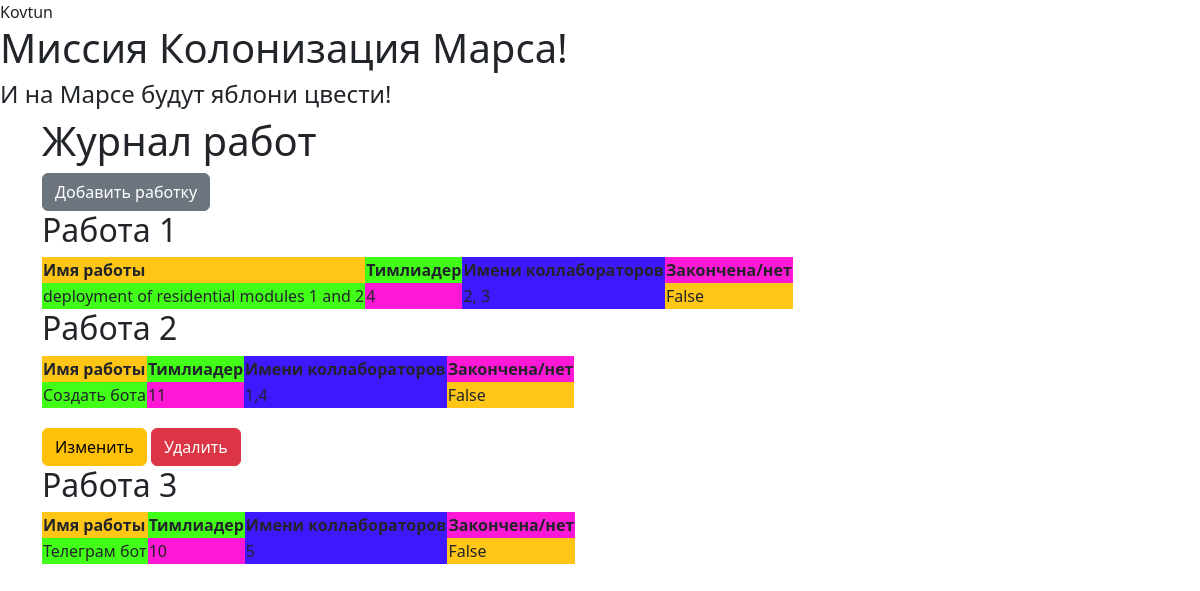
Screenshot of / (signed in) with the database file from the repository.
### data/user.py (models this page shows, shortened)
class User(SqlAlchemyBase, UserMixin):
    __tablename__ = 'users'
    id = sqlalchemy.Column(sqlalchemy.Integer,
                           primary_key=True, autoincrement=True)
    surname = sqlalchemy.Column(sqlalchemy.String)
    name = sqlalchemy.Column(sqlalchemy.String)
    age = sqlalchemy.Column(sqlalchemy.String, nullable=True)
    position = sqlalchemy.Column(sqlalchemy.String)
    speciality = sqlalchemy.Column(sqlalchemy.String)
    address = sqlalchemy.Column(sqlalchemy.String)
    email = sqlalchemy.Column(sqlalchemy.String, unique=True)
    hashed_password = sqlalchemy.Column(sqlalchemy.String)
    modified_date = sqlalchemy.Column(sqlalchemy.DateTime)
    job = orm.relationship("Jobs", back_populates='user')

### data/jobs.py (models this page shows)
class Jobs(SqlAlchemyBase):
    __tablename__ = 'jobs'
    id = sqlalchemy.Column(sqlalchemy.Integer,
                           primary_key=True)
    team_leader = sqlalchemy.Column(sqlalchemy.Integer, sqlalchemy.ForeignKey('users.id'))
    job = sqlalchemy.Column(sqlalchemy.String)
    work_size = sqlalchemy.Column(sqlalchemy.Integer)
    collaborators = sqlalchemy.Column(sqlalchemy.String)
    start_date = sqlalchemy.Column(sqlalchemy.DateTime)
    end_date = sqlalchemy.Column(sqlalchemy.DateTime)
    is_finished = sqlalchemy.Column(sqlalchemy.Boolean)
    user = orm.relationship('User')

### main.py (the view)
@app.route('/')
def i():
    db_sess = db_session.create_session()
    news = db_sess.query(Jobs).all()
    return render_template("base2.html", news=news)

### data/db_session.py (called while the page is built)
def create_session() -> Session:
    global __factory
    return __factory()

### main.py (called while the page is built)
@login_manager.user_loader
def load_user(user_id):
    db_sess = db_session.create_session()
    return db_sess.query(User).get(user_id)

### templates/base2.html
{% extends "base.html" %}
{% block content %}
<h1>Журнал работ</h1><a href="addjob" class="btn btn-secondary">Добавить работку</a>
{% for item in news%}
    <h2>Работа {{loop.index}}</h2>
    <table>
        <tr>
            <th style="background: #FFC618">Имя работы</th>
            <th style="background: #42FF18">Тимлиадер</th>
            <th style="background: #4018FF">Имени коллабораторов</th>
            <th style="background: #FF18D5">Закончена/нет</th>
        </tr>
        <tr>
            <td style="background: #42FF18">{{item.job}}</td>
            <td style="background: #FF18D5">{{item.team_leader}}</td>
            <td style="background: #4018FF">{{item.collaborators}}</td>
            <td style="background: #FFC618; ">{{item.is_finished}}</td>
        </tr>
    </table>
        {% if current_user.is_authenticated and current_user == item.user or current_user.id == 1%}
    <div style="margin-top: 20px">
        <a href="/jobs/{{ item.id }}" class="btn btn-warning">
            Изменить
        </a>
        <a href="/jobs_delete/{{ item.id }}" class="btn btn-danger">
            Удалить
        </a>
    </div>
{% endif %}
{% endfor %}
{% endblock %}

### templates/base.html (shortened to what this page needs)
    <!DOCTYPE html>
<html lang="en">
<head>
    <link href="https://cdn.jsdelivr.net/npm/bootstrap@5.3.2/dist/css/bootstrap.min.css" rel="stylesheet">
    </head>
    <body>
    <header>
        {% if current_user.is_authenticated %}
    <a class="navbar-brand" href="/logout">{{ current_user.name }}</a>
{% else %}
    <p>
        <a class="btn btn-primary " href="/register">Зарегистрироваться</a>
        <a class="btn btn-success" href="/login">Войти</a>
    </p>
{% endif %}
        <h1>Миссия Колонизация Марса!</h1>
        <h4>И на Марсе будут яблони цвести!</h4></header>
        <main role="main" class="container">
    {% block content %}{% endblock %}
        </main>
    </body>
</html>

### rows the page displays
User: name "Kovtun"
Jobs: job "deployment of residential modules 1 and 2", team_leader "4", collaborators "2, 3", is_finished "False"
Jobs: job "Создать бота", team_leader "11", collaborators "1,4", is_finished "False"
Jobs: job "Телеграм бот", team_leader "10", collaborators "5", is_finished "False"
